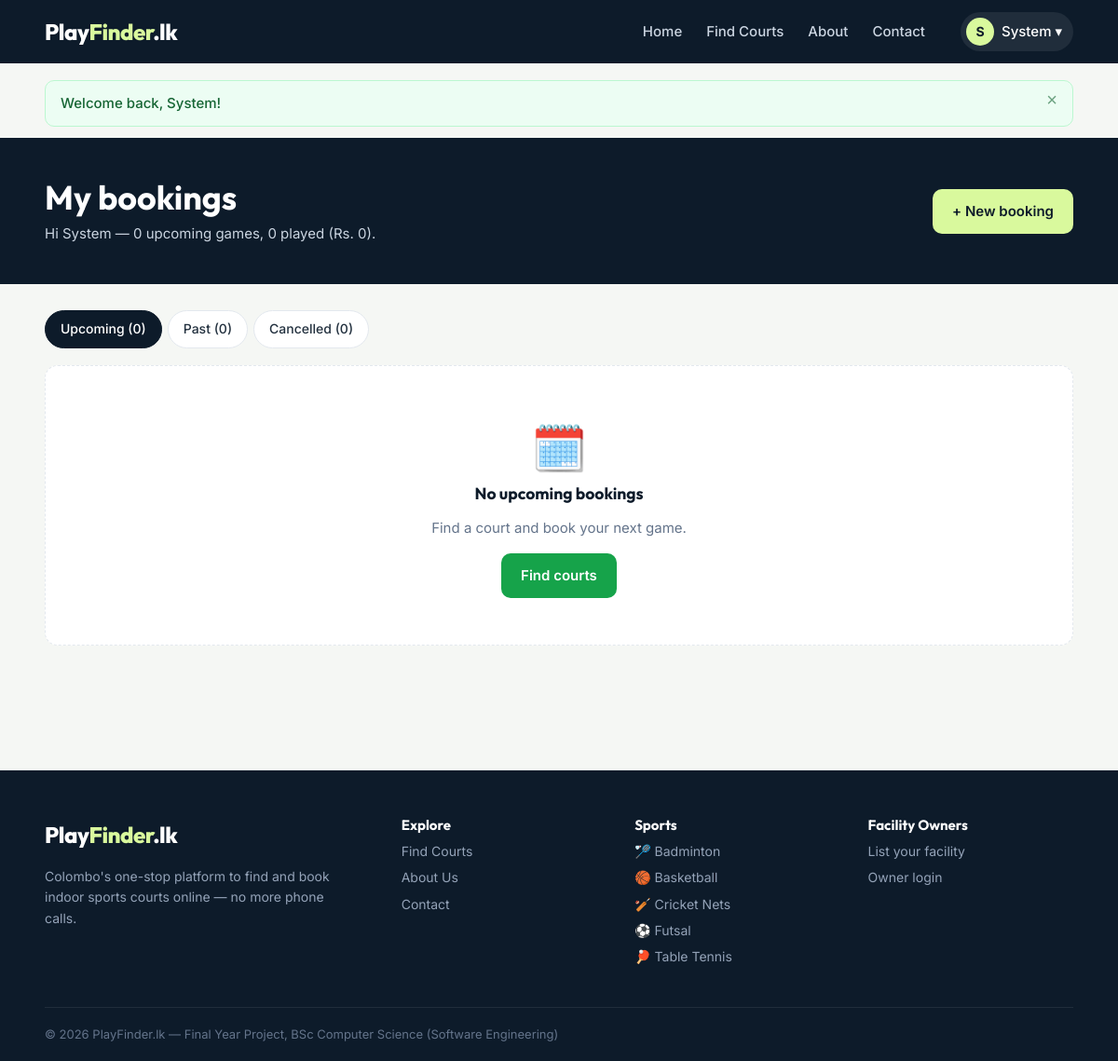
The page /my-bookings.php (signed in) on the database its author committed.
### tables this page shows
CREATE TABLE users (
    id            INT AUTO_INCREMENT PRIMARY KEY,
    full_name     VARCHAR(100) NOT NULL,
    email         VARCHAR(150) NOT NULL UNIQUE,
    phone         VARCHAR(20)  NOT NULL,
    password_hash VARCHAR(255) NOT NULL,
    role          ENUM('user','owner','admin') NOT NULL DEFAULT 'user',
    status        ENUM('active','blocked')     NOT NULL DEFAULT 'active',
    created_at    DATETIME NOT NULL DEFAULT CURRENT_TIMESTAMP
);

CREATE TABLE sports (
    id    INT AUTO_INCREMENT PRIMARY KEY,
    name  VARCHAR(50) NOT NULL UNIQUE,
    slug  VARCHAR(50) NOT NULL UNIQUE,
    icon  VARCHAR(10) NOT NULL DEFAULT '🏅'
);

### includes/functions.php (called while the page is built, shortened)
<?php
function e($value): string
{
    return htmlspecialchars((string)($value ?? ''), ENT_QUOTES, 'UTF-8');
}
function url(string $path = ''): string
{
    return BASE_URL . '/' . ltrim($path, '/');
}
function get_flashes(): array
{
    $f = $_SESSION['flash'] ?? [];
    return $f;
}
function lkr($amount): string
{
    return 'Rs. ' . number_format((float)$amount, 0);
}
function all_sports(): array
{
    static $sports = null;
    if ($sports === null) {
        $sports = q_all('SELECT * FROM sports ORDER BY name');
    }
    return $sports;
}

### includes/db.php (called while the page is built, shortened)
<?php
function db(): PDO
{
    static $pdo = null;
    if ($pdo === null) {
        try {
            $pdo = new PDO(DB_DSN, DB_USER, DB_PASS, [
                PDO::ATTR_ERRMODE            => PDO::ERRMODE_EXCEPTION,
                PDO::ATTR_DEFAULT_FETCH_MODE => PDO::FETCH_ASSOC,
                PDO::ATTR_EMULATE_PREPARES   => false,
            ]);
        } catch (PDOException $e) {
            http_response_code(500);
            exit('<div style="font-family:sans-serif;padding:40px;max-width:640px;margin:auto">
                <h2>Database connection failed</h2>
                <p>Please make sure MySQL is running in XAMPP and that you imported
                <code>database/playfinder.sql</code> in phpMyAdmin.</p>
                <p style="color:#888">Check settings in <code>config/config.php</code>.</p></div>');
        }
    }
    return $pdo;
}
function q(string $sql, array $params = []): PDOStatement
{
    $stmt = db()->prepare($sql);
    $stmt->execute($params);
    return $stmt;
}
function q_one(string $sql, array $params = []): ?array
{
    $row = q($sql, $params)->fetch();
    return $row === false ? null : $row;
}
function q_all(string $sql, array $params = []): array
{
    return q($sql, $params)->fetchAll();
}

### includes/auth.php (called while the page is built, shortened)
<?php
function current_user(): ?array
{
    static $user = false;
    if ($user === false) {
        $user = null;
        if (!empty($_SESSION['user_id'])) {
            $user = q_one('SELECT id, full_name, email, phone, role, status FROM users WHERE id = ?', [$_SESSION['user_id']]);
        }
    }
    return $user;
}
function is_logged_in(): bool
{
    return current_user() !== null;
}
function require_login(): array
{
    if (!is_logged_in()) {
        $_SESSION['redirect_after_login'] = $_SERVER['REQUEST_URI'] ?? url();
        flash('warning', 'Please log in to continue.');
        redirect('login.php');
    }
    return current_user();
}

### my-bookings.php (the view, shortened to what this page needs)
<?php
$user = require_login();
$tab = $_GET['tab'] ?? 'upcoming';
$groups = ['upcoming' => [], 'past' => [], 'cancelled' => []];
$groups['upcoming'] = array_reverse($groups['upcoming']);
$list = $groups[$tab];
$totalSpent = array_sum(array_map(fn($b) => $b['total_price'], $groups['past']));
require __DIR__ . '/includes/header.php';
?>
<section class="page-head">
    <div class="container flex between">
        <div>
            <h1>My bookings</h1>
            <p>Hi <?= e(explode(' ', $user['full_name'])[0]) ?> — <?= count($groups['upcoming']) ?> upcoming game<?= count($groups['upcoming']) === 1 ? '' : 's' ?>, <?= count($groups['past']) ?> played (<?= lkr($totalSpent) ?>).</p>
        </div>
        <a href="<?= url('facilities.php') ?>" class="btn btn-volt">+ New booking</a>
    </div>
</section>
<div class="container section" style="padding-top:28px">
    <div class="tabs">
        <?php foreach (['upcoming' => 'Upcoming', 'past' => 'Past', 'cancelled' => 'Cancelled'] as $k => $label): ?>
            <a href="?tab=<?= $k ?>" class="<?= $tab === $k ? 'active' : '' ?>"><?= $label ?> (<?= count($groups[$k]) ?>)</a>
        <?php endforeach; ?>
    </div>
    <?php if (!$list): ?>
        <div class="empty-state">
            <div class="icon">🗓️</div>
            <h3>No <?= $tab ?> bookings</h3>
            <p class="muted">Find a court and book your next game.</p>
            <a href="<?= url('facilities.php') ?>" class="btn btn-primary">Find courts</a>
        </div>
    <?php endif; ?>
</div>
<?php require __DIR__ . '/includes/footer.php'; ?>

### includes/header.php (shortened to what this page needs)
<?php
$user = current_user();
$activeNav = $activeNav ?? '';
?>
<!DOCTYPE html>
<html lang="en">
<head>
    <link rel="stylesheet" href="<?= url('assets/css/style.css') ?>">
</head>
<body>
<header class="site-header">
    <div class="container nav-wrap">
        <a href="<?= url('index.php') ?>" class="logo">Play<span>Finder</span>.lk</a>
        <nav class="main-nav" id="mainNav">
            <a href="<?= url('index.php') ?>" class="<?= $activeNav === 'home' ? 'active' : '' ?>">Home</a>
            <a href="<?= url('facilities.php') ?>" class="<?= $activeNav === 'facilities' ? 'active' : '' ?>">Find Courts</a>
            <a href="<?= url('about.php') ?>" class="<?= $activeNav === 'about' ? 'active' : '' ?>">About</a>
            <a href="<?= url('contact.php') ?>" class="<?= $activeNav === 'contact' ? 'active' : '' ?>">Contact</a>
            <div class="nav-auth">
            <?php if ($user): ?>
                <div class="dropdown">
                    <button class="user-chip" data-toggle="#userMenu">
                        <span class="avatar"><?= e(mb_strtoupper(mb_substr($user['full_name'], 0, 1))) ?></span>
                        <?= e(explode(' ', $user['full_name'])[0]) ?> ▾
                    </button>
                </div>
            <?php else: ?>
                <a href="<?= url('login.php') ?>" class="<?= $activeNav === 'login' ? 'active' : '' ?>">Log in</a>
                <a href="<?= url('register.php') ?>" class="btn btn-primary btn-sm">Sign up</a>
            <?php endif; ?>
            </div>
        </nav>
    </div>
</header>
<main>
<?php $flashes = get_flashes(); if ($flashes): ?>
    <div class="container flash-wrap">
        <?php foreach ($flashes as $flashItem): ?>
            <div class="alert alert-<?= e($flashItem['type']) ?>"><?= e($flashItem['message']) ?><button class="alert-close" aria-label="Close">×</button></div>
        <?php endforeach; ?>
    </div>
<?php endif; ?>

### includes/footer.php (shortened to what this page needs)
</main>
<footer class="site-footer">
    <div class="container footer-grid">
        <div>
            <a href="<?= url('index.php') ?>" class="logo logo-light">Play<span>Finder</span>.lk</a>
            <p class="muted-light">Colombo's one-stop platform to find and book indoor sports courts online — no more phone calls.</p>
        </div>
        <div>
            <h4>Explore</h4>
            <a href="<?= url('facilities.php') ?>">Find Courts</a>
            <a href="<?= url('about.php') ?>">About Us</a>
            <a href="<?= url('contact.php') ?>">Contact</a>
        </div>
        <div>
            <h4>Sports</h4>
            <?php foreach (all_sports() as $s): ?>
                <a href="<?= url('facilities.php?sport=' . $s['id']) ?>"><?= e($s['icon'] . ' ' . $s['name']) ?></a>
            <?php endforeach; ?>
        </div>
        <div>
            <h4>Facility Owners</h4>
            <a href="<?= url('register.php?type=owner') ?>">List your facility</a>
            <a href="<?= url('login.php') ?>">Owner login</a>
        </div>
    </div>
    <div class="container footer-bottom">
        © <?= date('Y') ?> PlayFinder.lk — Final Year Project, BSc Computer Science (Software Engineering)
    </div>
</footer>
</body>
</html>

### assets/css/style.css (style rules this page uses)
:root { --ink: #0d1b2a; --ink-2: #1b2f45; --text: #23313f; --muted: #64748b; --line: #e3e8ee; --bg: #f5f7f4; --white: #ffffff; --brand: #16a34a; --brand-dark: #12823c; --brand-soft: #e7f6ec; --volt: #d9f99d; --warn: #d97706; --danger: #dc2626; --info: #2563eb; --radius: 14px; --shadow: 0 1px 2px rgba(13, 27, 42, .06), 0 8px 24px rgba(13, 27, 42, .06); --font-head: 'Outfit', system-ui, sans-serif; --font-body: 'Inter', system-ui, -apple-system, 'Segoe UI', sans-serif; }
* { box-sizing: border-box; }
html { scroll-behavior: smooth; }
body { margin: 0; font-family: var(--font-body); color: var(--text); background: var(--bg); line-height: 1.6; font-size: 15px; }
h1, h2, h3, h4 { font-family: var(--font-head); color: var(--ink); line-height: 1.2; margin: 0 0 .5em; }
a { color: var(--brand-dark); text-decoration: none; }
.container { width: min(1180px, 92%); margin: 0 auto; }
.muted { color: var(--muted); }
.flex { display: flex; gap: 12px; align-items: center; flex-wrap: wrap; }
.between { justify-content: space-between; }
.btn { display: inline-flex; align-items: center; justify-content: center; gap: 6px; padding: 11px 20px; border-radius: 10px; border: 1.5px solid transparent; font-weight: 600; font-size: 15px; cursor: pointer; font-family: var(--font-body); text-decoration: none !important; transition: .15s; white-space: nowrap; }
.btn-primary { background: var(--brand); color: #fff; }
.btn-volt { background: var(--volt); color: var(--ink); }
.site-header { background: var(--ink); position: sticky; top: 0; z-index: 50; }
.nav-wrap { display: flex; align-items: center; justify-content: space-between; height: 68px; }
.logo { font-family: var(--font-head); font-weight: 800; font-size: 24px; color: #fff; letter-spacing: -.5px; text-decoration: none !important; }
.logo span { color: var(--volt); }
.main-nav { display: flex; align-items: center; gap: 26px; }
.main-nav > a, .nav-auth > a:not(.btn) { color: #cbd5e1; font-weight: 500; }
.nav-auth { display: flex; gap: 16px; align-items: center; margin-left: 12px; }
.user-chip { display: flex; align-items: center; gap: 8px; background: rgba(255,255,255,.08); color: #fff; border: 0; padding: 6px 12px 6px 6px; border-radius: 30px; cursor: pointer; font: inherit; font-weight: 500; }
.avatar { width: 30px; height: 30px; border-radius: 50%; background: var(--volt); color: var(--ink); display: grid; place-items: center; font-weight: 700; font-size: 14px; }
.dropdown { position: relative; }
.flash-wrap { padding-top: 18px; }
.alert { padding: 12px 40px 12px 16px; border-radius: 10px; margin-bottom: 12px; position: relative; border: 1px solid; font-weight: 500; }
.alert-success { background: #ecfdf3; border-color: #bbf7d0; color: #166534; }
.alert-close { position: absolute; right: 10px; top: 8px; border: 0; background: none; font-size: 20px; cursor: pointer; color: inherit; opacity: .6; }
.section { padding: 64px 0; }
.page-head { background: var(--ink); color: #fff; padding: 42px 0; }
.page-head h1 { color: #fff; font-size: 36px; margin: 0; }
.page-head p { color: #cbd5e1; margin: 6px 0 0; }
.empty-state { text-align: center; background: #fff; border: 1px dashed var(--line); border-radius: var(--radius); padding: 50px 20px; }
.empty-state .icon { font-size: 48px; }
.tabs { display: flex; gap: 6px; margin-bottom: 18px; flex-wrap: wrap; }
.tabs a { padding: 8px 16px; border-radius: 30px; background: #fff; border: 1px solid var(--line); color: var(--text); font-weight: 500; font-size: 14px; }
.tabs a.active { background: var(--ink); color: #fff; border-color: var(--ink); }
.site-footer { background: var(--ink); color: #cbd5e1; margin-top: 70px; padding-top: 50px; }
.footer-grid { display: grid; grid-template-columns: 1.6fr 1fr 1fr 1fr; gap: 30px; }
.site-footer h4 { color: #fff; font-size: 15px; }
.site-footer a:not(.logo) { display: block; color: #94a3b8; margin-bottom: 6px; font-size: 14px; }
.muted-light { color: #94a3b8; font-size: 14px; max-width: 320px; }
.footer-bottom { border-top: 1px solid rgba(255,255,255,.08); margin-top: 36px; padding: 18px 0; font-size: 13px; color: #64748b; }

### rows shown on the page
users: full_name "S", full_name "System"
sports: icon+name "🏸 Badminton"
sports: icon+name "🏀 Basketball"
sports: icon+name "🏏 Cricket Nets"
sports: icon+name "⚽ Futsal"
sports: icon+name "🏓 Table Tennis"

### other values the page prints
$flashItem['message'] "Welcome back, System!"
count($groups['upcoming']) "0"
count($groups['past']) "0"
lkr($totalSpent) "Rs. 0"
$label "Upcoming"
count($groups[$k]) "0"
$label "Past"
$label "Cancelled"
$tab "upcoming"
